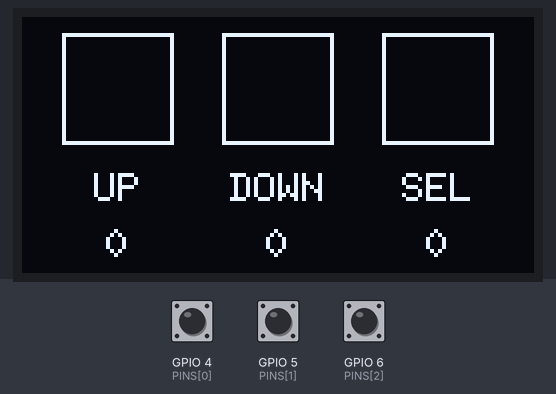
The sketch below on a simulated ESP32. On the bench: 128×64 one-colour display. Inputs (shaded band) come from the test bench; at power-on: GPIO 4 (PINS[0]) HIGH, GPIO 5 (PINS[1]) HIGH, GPIO 6 (PINS[2]) HIGH. What the sketch prints to the serial monitor is not drawn.

Above: at 2.7 s.
2.8 s: GPIO 4 (PINS[0]) pulled LOW for 0.15 s
At 2.91 s:
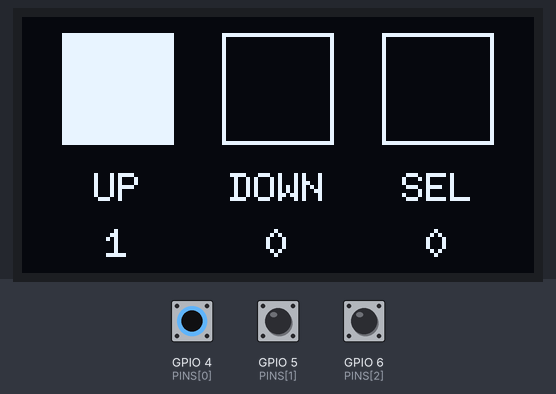
4.4 s: GPIO 5 (PINS[1]) pulled LOW for 0.15 s
At 5.5 s:
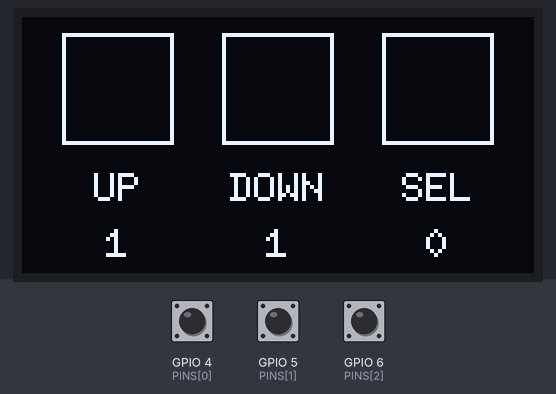
6.0 s: GPIO 6 (PINS[2]) pulled LOW for 0.15 s
At 6.5 s:
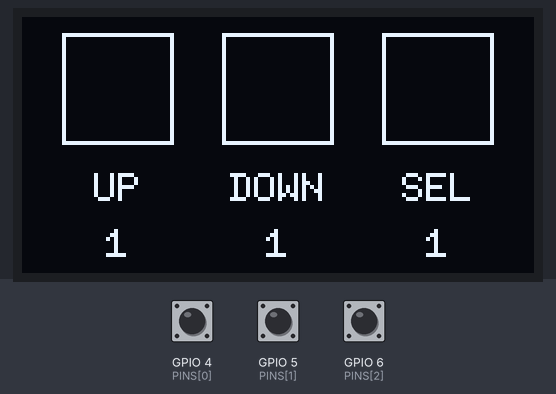
7.6 s: GPIO 4 (PINS[0]) pulled LOW for 1 s
At 9.5 s:
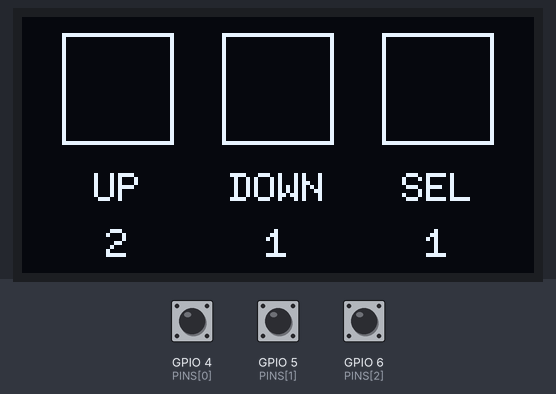
10.1 s: GPIO 5 (PINS[1]) pulled LOW for 1 s
At 12.3 s:
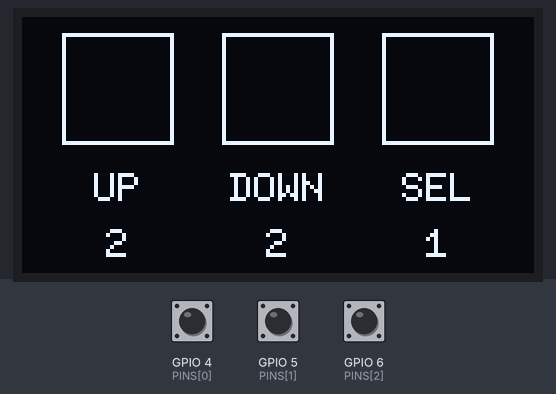
12.6 s: GPIO 6 (PINS[2]) pulled LOW for 1 s
At 15.1 s:
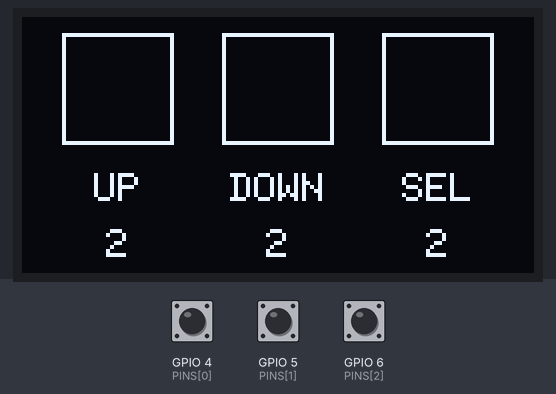
Timing chart, 0 to 16.1 s (numbered marks = the images above; inputs shaded):
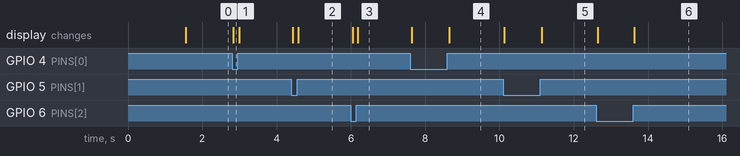

Measured:
- after the input at 2.8 s, the display: changes at once (image 1)
- after the input at 4.4 s, the display: first changes at once (image 2 shows a later state)
- after the input at 6.0 s, the display: first changes after 0.05 s (image 3 shows a later state)
- after the input at 7.6 s, the display: first changes at once (image 4 shows a later state)
- after the input at 10.1 s, the display: first changes at once (image 5 shows a later state)
- after the input at 12.6 s, the display: first changes after 0.05 s (image 6 shows a later state)

The sketch:

buttons_test.ino
```cpp
// Button test for the UtilWatch: 3 tactile buttons + the SH1106 OLED.
// Wiring: each button between a GPIO and GND (no resistors, internal pull-ups):
//   GPIO 4 = UP, GPIO 5 = DOWN, GPIO 6 = SELECT
// Each button shows as a box on screen that fills while held, with a press count.
// Serial Monitor (115200) prints every press and release.
// A box that's filled before you touch anything = that button is wired to two legs
// of the same pair (always connected). Move one wire to the diagonal leg.
// Wiring diagram: wiring.svg in this folder.

#include <Arduino.h>
#include <U8g2lib.h>

#define SDA_PIN 19
#define SCL_PIN 20

U8G2_SH1106_128X64_NONAME_F_HW_I2C u8g2(U8G2_R0, U8X8_PIN_NONE, SCL_PIN, SDA_PIN);

const uint8_t PINS[3] = {4, 5, 6};
const char *NAMES[3] = {"UP", "DOWN", "SEL"};
const uint32_t DEBOUNCE_MS = 25;  // raise if one press counts as two

bool held[3];
uint32_t changedAt[3], presses[3];

void setup() {
  Serial.begin(115200);
  // Drop serial output instead of waiting when nothing on the Mac is reading the port.
  // Otherwise each print blocks up to 2 s once the 256-byte USB buffer fills.
  Serial.setTxTimeoutMs(0);
  for (int i = 0; i < 3; i++) pinMode(PINS[i], INPUT_PULLUP);  // unpressed reads HIGH
  u8g2.begin();

  delay(1500);  // give the USB serial a moment to connect
  for (int i = 0; i < 3; i++)
    if (digitalRead(PINS[i]) == LOW)
      Serial.printf("WARNING: %s (GPIO %d) reads pressed with nothing touched. Check it's wired to diagonal legs.\n", NAMES[i], PINS[i]);
  Serial.println("Ready. Press each button.");
}

void loop() {
  uint32_t now = millis();
  for (int i = 0; i < 3; i++) {
    bool down = digitalRead(PINS[i]) == LOW;  // pressed connects the pin to GND
    // Debounce: ignore changes until the contact has settled.
    if (down != held[i] && now - changedAt[i] > DEBOUNCE_MS) {
      held[i] = down;
      changedAt[i] = now;
      if (down) presses[i]++;
      Serial.printf("%s %s (GPIO %d, presses: %lu)\n", NAMES[i], down ? "pressed" : "released", PINS[i], presses[i]);
    }
  }

  u8g2.clearBuffer();
  u8g2.setFont(u8g2_font_6x10_tr);
  for (int i = 0; i < 3; i++) {
    int x = 10 + i * 40;
    if (held[i]) u8g2.drawBox(x, 4, 28, 28);
    else u8g2.drawFrame(x, 4, 28, 28);
    u8g2.drawStr(x + (28 - u8g2.getStrWidth(NAMES[i])) / 2, 46, NAMES[i]);
    char n[8];
    snprintf(n, sizeof(n), "%lu", (unsigned long)presses[i]);
    u8g2.drawStr(x + (28 - u8g2.getStrWidth(n)) / 2, 60, n);
  }
  u8g2.sendBuffer();
}
```
